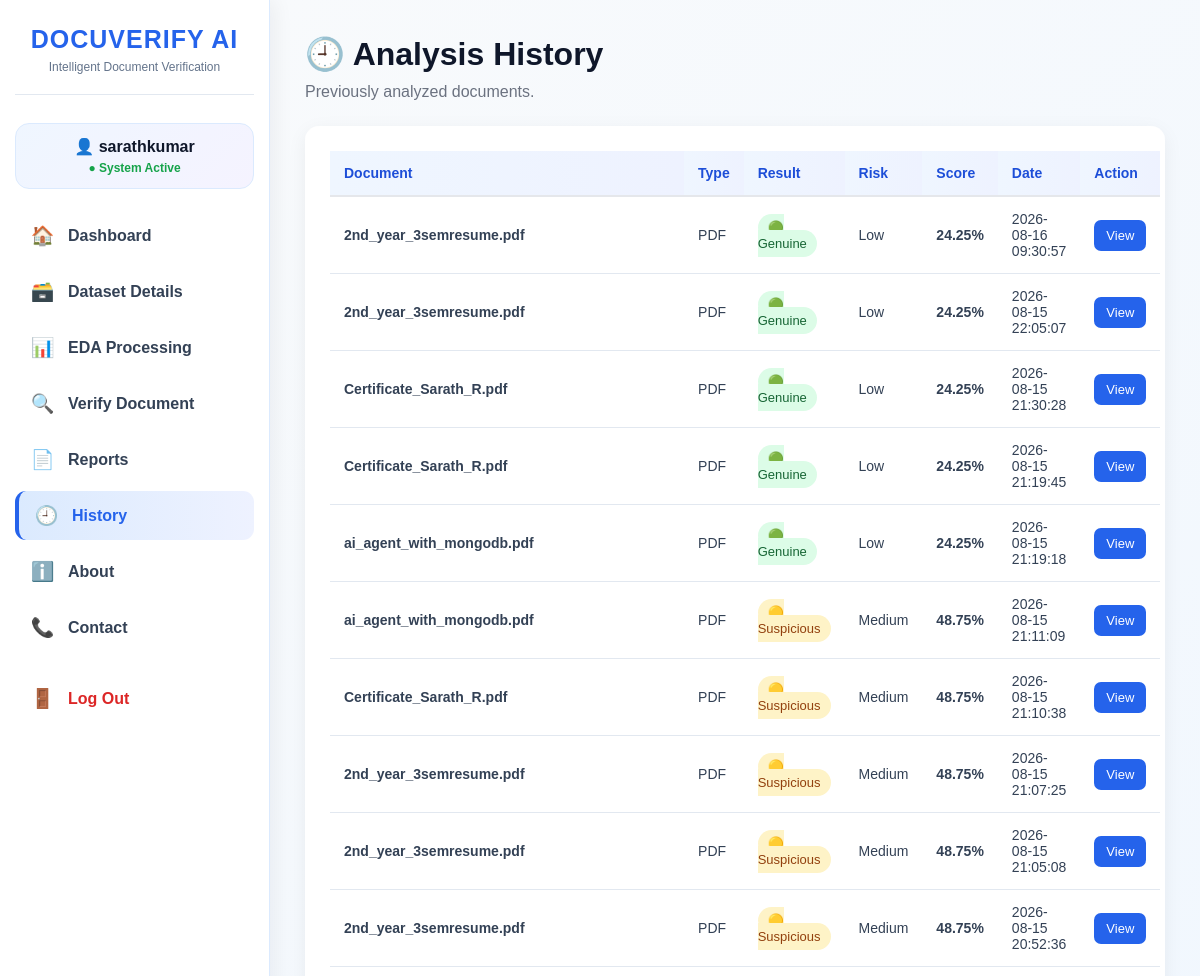
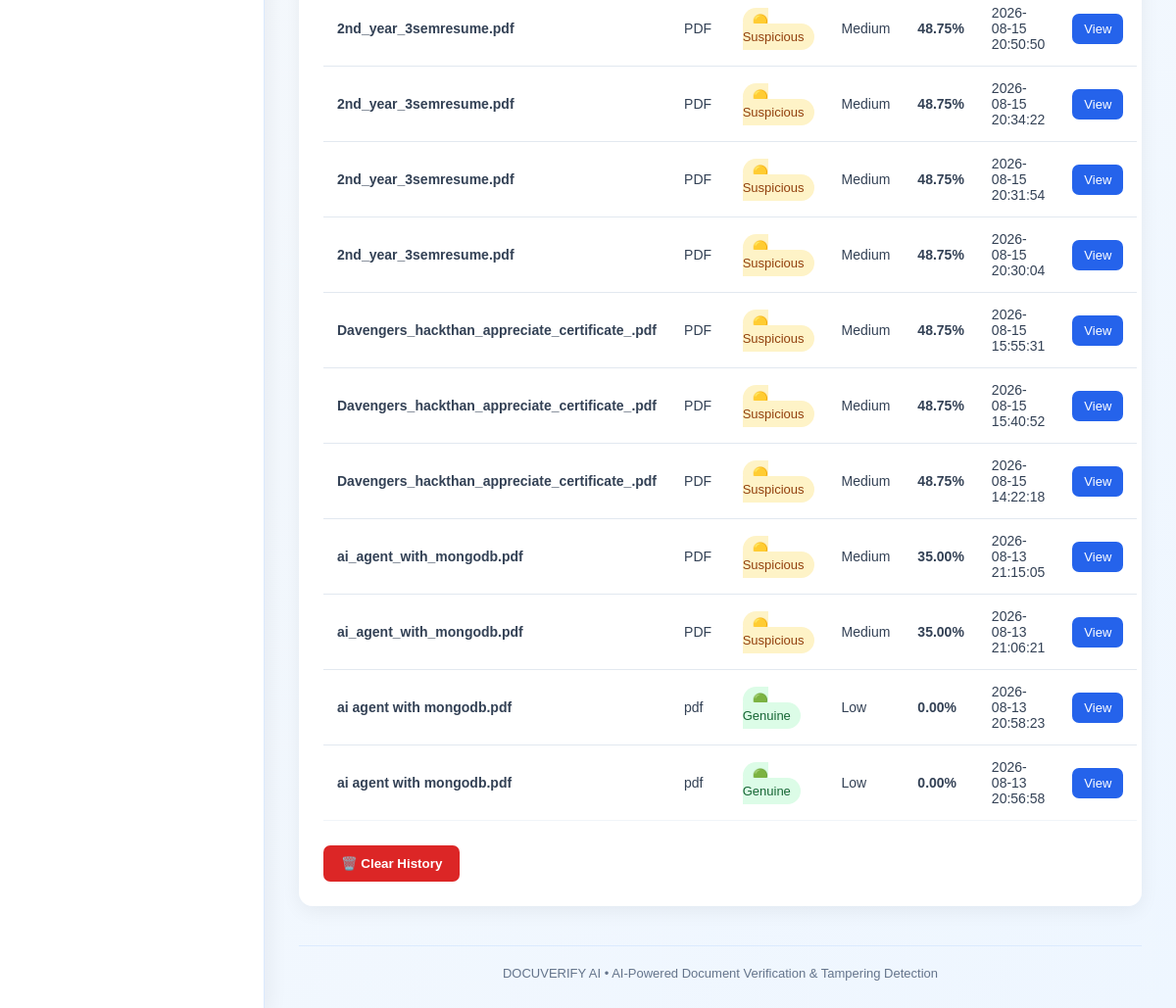
The app's page /history (signed in) with its own data (2 pictures, top to bottom).
### tables this page shows
CREATE TABLE documents (

            id INTEGER PRIMARY KEY AUTOINCREMENT,

            username TEXT,

            filename TEXT,

            file_path TEXT,

            file_type TEXT,

            file_size INTEGER,

            status TEXT DEFAULT 'Pending',

            authenticity REAL DEFAULT 0,

            tampering REAL DEFAULT 0,

            risk_level TEXT DEFAULT 'Unknown',

            reason TEXT,

            analyzed_at TEXT

        , extracted_text
            TEXT, result
            TEXT DEFAULT 'Genuine', risk_score
            REAL DEFAULT 0, confidence
            REAL DEFAULT 0, reasons
            TEXT, updated_at
            TEXT, genuine_score REAL DEFAULT 0, suspicious_score REAL DEFAULT 0, tampering_score REAL DEFAULT 0, metadata_score REAL DEFAULT 0, text_issue_score REAL DEFAULT 0, keyword_score REAL DEFAULT 0, structure_score REAL DEFAULT 0, field_score REAL DEFAULT 0, text_length REAL DEFAULT 0, text_quality REAL DEFAULT 0, suspicious_keywords REAL DEFAULT 0, repeated_lines REAL DEFAULT 0, abnormal_symbols REAL DEFAULT 0, missing_fields REAL DEFAULT 0, metadata_anomaly REAL DEFAULT 0, tampering_indicators REAL DEFAULT 0);

### DOCUVERIFY_AI/app.py (the view)
@app.route("/history")
@login_required
def history():
    connection = get_db()
    documents = connection.execute(
        """
        SELECT *
        FROM documents

        WHERE username = ?

        ORDER BY id DESC
        """,
        (
            session["username"],
        )
    ).fetchall()
    connection.close()
    return render_template(
        "history.html",
        documents=documents
    )

### DOCUVERIFY_AI/app.py (called while the page is built, shortened)
def get_db():
    connection = sqlite3.connect(
        DATABASE
    )
    connection.row_factory = sqlite3.Row
    return connection

def login_required(function):
    @wraps(function)
    def decorated_function(
        *args,
        **kwargs
    ):
        return function(
            *args,
            **kwargs
        )
    return decorated_function

### templates/history.html (shortened to what this page needs)
{% extends "base.html" %}
{% block content %}
<h1>🕘 Analysis History</h1>
<p style="color:#6b7280;margin:10px 0 25px;">
    Previously analyzed documents.
</p>
{% if documents %}
<div style="
    background:white;
    padding:25px;
    border-radius:14px;
    box-shadow:0 5px 20px rgba(0,0,0,0.06);
    overflow-x:auto;
">
    <table style="
        width:100%;
        border-collapse:collapse;
    ">
        <thead>
            <tr style="
                text-align:left;
                border-bottom:2px solid #e5e7eb;
            ">
                <th style="padding:14px;">
                    Document
                </th>
                <th style="padding:14px;">
                    Type
                </th>
                <th style="padding:14px;">
                    Result
                </th>
                <th style="padding:14px;">
                    Risk
                </th>
                <th style="padding:14px;">
                    Score
                </th>
                <th style="padding:14px;">
                    Date
                </th>
                <th style="padding:14px;">
                    Action
                </th>
            </tr>
        </thead>
        <tbody>
        {% for item in documents %}
            <tr style="
                border-bottom:1px solid #f1f5f9;
            ">
                <td style="padding:14px;">
                    <strong>
                        {{ item.filename }}
                    </strong>
                </td>
                <td style="padding:14px;">
                    {{ item.file_type or "-" }}
                </td>
                <td style="padding:14px;">
                    {% if item.result == "Genuine" %}
                        <span style="
                            background:#dcfce7;
                            color:#166534;
                            padding:6px 10px;
                            border-radius:20px;
                            font-size:13px;
                        ">
                            🟢 Genuine
                        </span>
                    {% elif item.result == "Suspicious" %}
                        <span style="
                            background:#fef3c7;
                            color:#92400e;
                            padding:6px 10px;
                            border-radius:20px;
                            font-size:13px;
                        ">
                            🟡 Suspicious
                        </span>
                    {% endif %}
                </td>
                <td style="padding:14px;">
                    {{ item.risk_level }}
                </td>
                <td style="padding:14px;">
                    <strong>
                        {{ "%.2f"|format(item.risk_score or 0) }}%
                    </strong>
                </td>
                <td style="padding:14px;">
                    {{ item.analyzed_at or "-" }}
                </td>
                <td style="padding:14px;">
                    <a
                        href="{{ url_for(
                            'result',
                            document_id=item.id
                        ) }}"
                        style="
                            background:#2563eb;
                            color:white;
                            padding:8px 12px;
                            text-decoration:none;
                            border-radius:7px;
                            font-size:13px;
                        "
                    >
                        View
                    </a>
                </td>
            </tr>
        {% endfor %}
        </tbody>
    </table>
    <div style="margin-top:25px;">
        <form
            action="{{ url_for('clear_history') }}"
            method="POST"
            onsubmit="
                return confirm(
                    'Are you sure you want to clear all history?'
                );
            "
        >
            <button
                type="submit"
                style="
                    background:#dc2626;
                    color:white;
                    border:none;
                    padding:11px 18px;
                    border-radius:7px;
                    cursor:pointer;
                    font-weight:bold;
                "
            >
                🗑️ Clear History
            </button>
        </form>
    </div>
</div>
{% endif %}
{% endblock %}

### templates/base.html (shortened to what this page needs)
<!DOCTYPE html>
<html lang="en">
<head>
</head>
<body>
<div class="app-container">
    <aside class="sidebar">
        <div class="logo">
            <h1>
                DOCUVERIFY AI
            </h1>
            <p>
                Intelligent Document Verification
            </p>
        </div>
        {% if session.get("username") %}
        <div class="user-box">
            <div class="user-name">
                👤 {{ session.get("username") }}
            </div>
            <div class="user-status">
                ● System Active
            </div>
        </div>
        {% endif %}
        <nav class="nav-menu">
            <a
                href="{{ url_for('dashboard') }}"
                class="nav-link
                "
            >
                <span class="nav-icon">
                    🏠
                </span>
                <span>
                    Dashboard
                </span>
            </a>
            <a
                href="{{ url_for('dataset_details') }}"
                class="nav-link
                "
            >
                <span class="nav-icon">
                    🗃️
                </span>
                <span>
                    Dataset Details
                </span>
            </a>
            <a
                href="{{ url_for('eda') }}"
                class="nav-link
                "
            >
                <span class="nav-icon">
                    📊
                </span>
                <span>
                    EDA Processing
                </span>
            </a>
            <a
                href="{{ url_for('upload_page') }}"
                class="nav-link
                "
            >
                <span class="nav-icon">
                    🔍
                </span>
                <span>
                    Verify Document
                </span>
            </a>
            <a
                href="{{ url_for('reports') }}"
                class="nav-link
                "
            >
                <span class="nav-icon">
                    📄
                </span>
                <span>
                    Reports
                </span>
            </a>
            <a
                href="{{ url_for('history') }}"
                class="nav-link
                {% if request.endpoint == 'history' %}
                active
                {% endif %}"
            >
                <span class="nav-icon">
                    🕘
                </span>
                <span>
                    History
                </span>
            </a>
            <a
                href="{{ url_for('about') }}"
                class="nav-link
                "
            >
                <span class="nav-icon">
                    ℹ️
                </span>
                <span>
                    About
                </span>
            </a>
            <a
                href="{{ url_for('contact') }}"
                class="nav-link
                "
            >
                <span class="nav-icon">
                    📞
                </span>
                <span>
                    Contact
                </span>
            </a>
            <a
                href="{{ url_for('logout') }}"
                class="nav-link logout-link"
            >
                <span class="nav-icon">
                    🚪
                </span>
                <span>
                    Log Out
                </span>
            </a>
        </nav>
    </aside>
    <main class="main-content">
        {% block content %}
        {% endblock %}
        <div class="footer">
            DOCUVERIFY AI •
            AI-Powered Document Verification &
            Tampering Detection
        </div>
    </main>
</div>
</body>
</html>

### templates/base.html (style rules this page uses)
* { margin: 0; padding: 0; box-sizing: border-box; }
body { font-family: Arial, Helvetica, sans-serif; background: #f1f5f9; color: #0f172a; min-height: 100vh; }
.app-container { display: flex; min-height: 100vh; }
.sidebar { width: 270px; min-height: 100vh; background: #ffffff; border-right: 1px solid #dbeafe; box-shadow: 4px 0 20px rgba(15, 23, 42, 0.06); position: fixed; left: 0; top: 0; bottom: 0; padding: 25px 15px; z-index: 1000; }
.logo { text-align: center; margin-bottom: 28px; padding-bottom: 20px; border-bottom: 1px solid #e2e8f0; }
.logo h1 { font-size: 25px; font-weight: 800; color: #2563eb !important; letter-spacing: 1px; }
.logo p { margin-top: 6px; font-size: 12px; color: #64748b !important; }
.user-box { background: linear-gradient( 135deg, #eff6ff, #f5f3ff ); border: 1px solid #dbeafe; border-radius: 14px; padding: 13px; margin-bottom: 22px; text-align: center; }
.user-box .user-name { font-size: 16px; font-weight: 700; color: #0f172a !important; }
.user-box .user-status { margin-top: 5px; font-size: 12px; color: #16a34a !important; font-weight: 600; }
.nav-menu { display: flex; flex-direction: column; gap: 7px; }
.nav-link { display: flex; align-items: center; gap: 13px; text-decoration: none; color: #334155 !important; padding: 13px 15px; border-radius: 11px; font-size: 16px; font-weight: 600; transition: all 0.25s ease; }
.nav-link.active { background: linear-gradient( 90deg, #dbeafe, #eef2ff ); color: #2563eb !important; border-left: 4px solid #2563eb; }
.nav-icon { width: 25px; text-align: center; font-size: 19px; }
.logout-link { margin-top: 15px; color: #dc2626 !important; }
.main-content { margin-left: 270px; width: calc(100% - 270px); min-height: 100vh; padding: 35px; background: linear-gradient( 135deg, #f8fafc, #eef6ff ); }
table { width: 100%; border-collapse: collapse; }
th { background: linear-gradient( 90deg, #eff6ff, #eef2ff ); color: #1d4ed8 !important; font-size: 14px; font-weight: 700; padding: 15px; text-align: left; }
td { padding: 14px 15px; border-top: 1px solid #e2e8f0; color: #334155 !important; font-size: 14px; }
a { color: #2563eb; }
.footer { margin-top: 40px; padding-top: 20px; border-top: 1px solid #dbeafe; text-align: center; color: #64748b !important; font-size: 13px; }

### records on screen
documents: filename "2nd_year_3semresume.pdf", file_type "PDF", result "🟢 Genuine", risk_level "Low", risk_score "24.25", analyzed_at "2026-08-16 09:30:57"
documents: filename "2nd_year_3semresume.pdf", file_type "PDF", result "🟢 Genuine", risk_level "Low", risk_score "24.25", analyzed_at "2026-08-15 22:05:07"
documents: filename "Certificate_Sarath_R.pdf", file_type "PDF", result "🟢 Genuine", risk_level "Low", risk_score "24.25", analyzed_at "2026-08-15 21:30:28"
documents: filename "Certificate_Sarath_R.pdf", file_type "PDF", result "🟢 Genuine", risk_level "Low", risk_score "24.25", analyzed_at "2026-08-15 21:19:45"
documents: filename "ai_agent_with_mongodb.pdf", file_type "PDF", result "🟢 Genuine", risk_level "Low", risk_score "24.25", analyzed_at "2026-08-15 21:19:18"
documents: filename "ai_agent_with_mongodb.pdf", file_type "PDF", result "🟡 Suspicious", risk_level "Medium", risk_score "48.75", analyzed_at "2026-08-15 21:11:09"
documents: filename "Certificate_Sarath_R.pdf", file_type "PDF", result "🟡 Suspicious", risk_level "Medium", risk_score "48.75", analyzed_at "2026-08-15 21:10:38"
documents: filename "2nd_year_3semresume.pdf", file_type "PDF", result "🟡 Suspicious", risk_level "Medium", risk_score "48.75", analyzed_at "2026-08-15 21:07:25"
documents: filename "2nd_year_3semresume.pdf", file_type "PDF", result "🟡 Suspicious", risk_level "Medium", risk_score "48.75", analyzed_at "2026-08-15 21:05:08"
documents: filename "2nd_year_3semresume.pdf", file_type "PDF", result "🟡 Suspicious", risk_level "Medium", risk_score "48.75", analyzed_at "2026-08-15 20:52:36"
documents: filename "2nd_year_3semresume.pdf", file_type "PDF", result "🟡 Suspicious", risk_level "Medium", risk_score "48.75", analyzed_at "2026-08-15 20:50:50"
documents: filename "2nd_year_3semresume.pdf", file_type "PDF", result "🟡 Suspicious", risk_level "Medium", risk_score "48.75", analyzed_at "2026-08-15 20:34:22"
documents: filename "2nd_year_3semresume.pdf", file_type "PDF", result "🟡 Suspicious", risk_level "Medium", risk_score "48.75", analyzed_at "2026-08-15 20:31:54"
documents: filename "2nd_year_3semresume.pdf", file_type "PDF", result "🟡 Suspicious", risk_level "Medium", risk_score "48.75", analyzed_at "2026-08-15 20:30:04"
documents: filename "Davengers_hackthan_appreciate_certificate_.pdf", file_type "PDF", result "🟡 Suspicious", risk_level "Medium", risk_score "48.75", analyzed_at "2026-08-15 15:55:31"
documents: filename "Davengers_hackthan_appreciate_certificate_.pdf", file_type "PDF", result "🟡 Suspicious", risk_level "Medium", risk_score "48.75", analyzed_at "2026-08-15 15:40:52"
documents: filename "Davengers_hackthan_appreciate_certificate_.pdf", file_type "PDF", result "🟡 Suspicious", risk_level "Medium", risk_score "48.75", analyzed_at "2026-08-15 14:22:18"
documents: filename "ai_agent_with_mongodb.pdf", file_type "PDF", result "🟡 Suspicious", risk_level "Medium", risk_score "35.00", analyzed_at "2026-08-13 21:15:05"
documents: filename "ai_agent_with_mongodb.pdf", file_type "PDF", result "🟡 Suspicious", risk_level "Medium", risk_score "35.00", analyzed_at "2026-08-13 21:06:21"
documents: filename "ai agent with mongodb.pdf", file_type "pdf", result "🟢 Genuine", risk_level "Low", risk_score "0.00", analyzed_at "2026-08-13 20:58:23"
documents: filename "ai agent with mongodb.pdf", file_type "pdf", result "🟢 Genuine", risk_level "Low", risk_score "0.00", analyzed_at "2026-08-13 20:56:58"

### other values on screen
{{ session.get("username") }} "sarathkumar"
